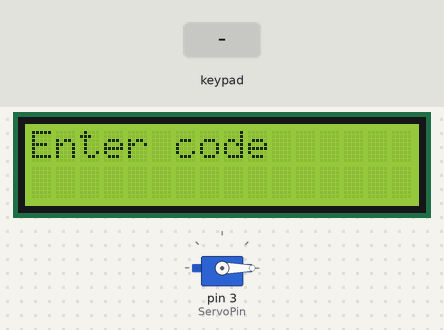
Recording of a sketch running on a simulated Arduino Mega 2560, built with avr-gcc and run on an emulated ATmega2560. Shown: servo, 16×2 character LCD. The test bench sets the inputs (shaded band). What the sketch prints to the serial monitor is not drawn.

Above: at 1.2 s.
1.3 s: keypad keys 3 0 3 1 3 2 3 3 pressed 0.4 s apart
At 4.6 s:
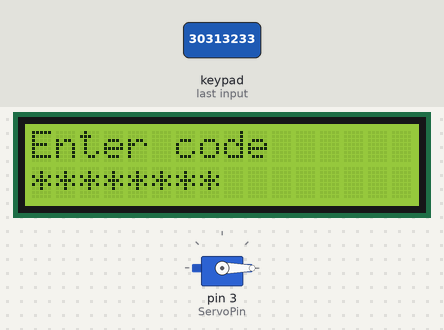
6.0 s: key 'A' pressed
At 6.4 s:
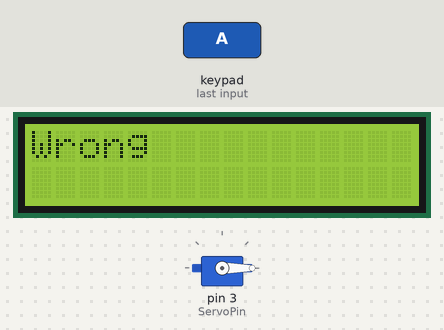
9.0 s: keypad keys 3 0 3 1 3 2 3 3 # pressed 0.4 s apart
At 13.4 s:
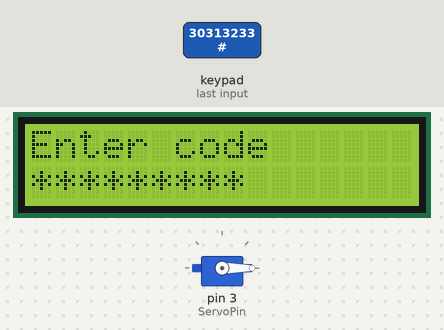
14.1 s: keypad keys 3 0 3 1 3 2 3 3 * pressed 0.4 s apart
At 17.7 s:
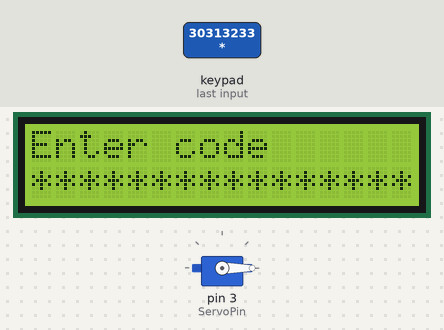
Timing chart, 0 to 19.2 s (numbered marks = the images above; inputs shaded):
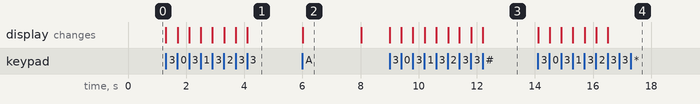

The sketch:

keypad.ino
```cpp
#include <Keypad.h>
#include <EEPROM.h>
#include <LiquidCrystal_I2C.h>
#include <Servo.h>


#define I2C_ADDR 0x27           //I2C adress, you should use the code to scan the adress first (0x27) here
#define BACKLIGHT_PIN 3         // Declaring LCD Pins
#define En_pin 2
#define Rw_pin 1
#define Rs_pin 0
#define D4_pin 4
#define D5_pin 5
#define D6_pin 6
#define D7_pin 7

#define ServoPin 3

Servo srv ;

const byte numRows= 4;          //number of rows on the keypad
const byte numCols= 4;          //number of columns on the keypad

 String receivedCode = "";

char keymap[numRows][numCols]=
{
{'1', '2', '3', 'A'},
{'4', '5', '6', 'B'},
{'7', '8', '9', 'C'},
{'*', '0', '#', 'D'}
};

char keypressed;                 //Where the keys are stored it changes very often
String code= "6601";  //The default code, you can change it or make it a 'n' digits one

short a=0,i=0,s=0,j=0;          //Variables used later

byte rowPins[numRows] = {30,31,32,33}; //Rows 0 to 3 //if you modify your pins you should modify this too
byte colPins[numCols]= {34,35,36,37}; //Columns 0 to 3

LiquidCrystal_I2C lcd(I2C_ADDR, 16, 2);
Keypad myKeypad= Keypad(makeKeymap(keymap), rowPins, colPins, numRows, numCols);

void OpenDoor(){             //Lock opening function open for 3s
  srv.write(90);
}

void setup() {
          Serial.begin(9600);
          srv.attach(ServoPin);
          srv.write(0);
          lcd.init ();
          lcd.backlight(); //Lighting backlight
          lcd.print("Standby");      //What's written on the LCD you can change
}

void loop(){
  keypressed = myKeypad.getKey();               //Constantly waiting for a key to be pressed
  lcd.clear();
  lcd.setCursor(0,0);
  lcd.print("Enter code");            //Message to show
  GetCode();                          //Getting code function
  if(receivedCode.equals(code)){           //The GetCode function assign a value to a (it's correct when it has the size of the code array)
    OpenDoor();
  }
  else {//Open lock function if code is correct
    lcd.clear();
    lcd.print("Wrong");          //Message to print when the code is wrong
    delay(2000);
  }
  lcd.clear();
  lcd.print("Standby");             //Return to standby mode it's the message do display when waiting
}

void GetCode(){ //Getting code sequence
  i=0; //All variables set to 0
  a=0;
  j=0;
  receivedCode = "";
  while(keypressed != 'A'){                                     //The user press A to confirm the code otherwise he can keep typing
    keypressed = myKeypad.getKey();

    Serial.print(keypressed);
    if(keypressed != NO_KEY && keypressed != 'A' ){       //If the char typed isn't A and neither "nothing"
      lcd.setCursor(j,1);                                  //This to write "*" on the LCD whenever a key is pressed it's position is controlled by j
      lcd.print("*");
      j++;
    }

    receivedCode += keypressed;
 }

  keypressed = NO_KEY;
}
```

Measured:
- after the input at 1.3 s, the display: first changes at once (image 1 shows a later state)
- after the input at 6.0 s, the display: changes at once (image 2)
- after the input at 9.0 s, the display: first changes at once (image 3 shows a later state)
- after the input at 14.1 s, the display: first changes at once (image 4 shows a later state)
- what the display in image 2 shows lasts 2.0 s, from 6.0 s to 8.0 s
